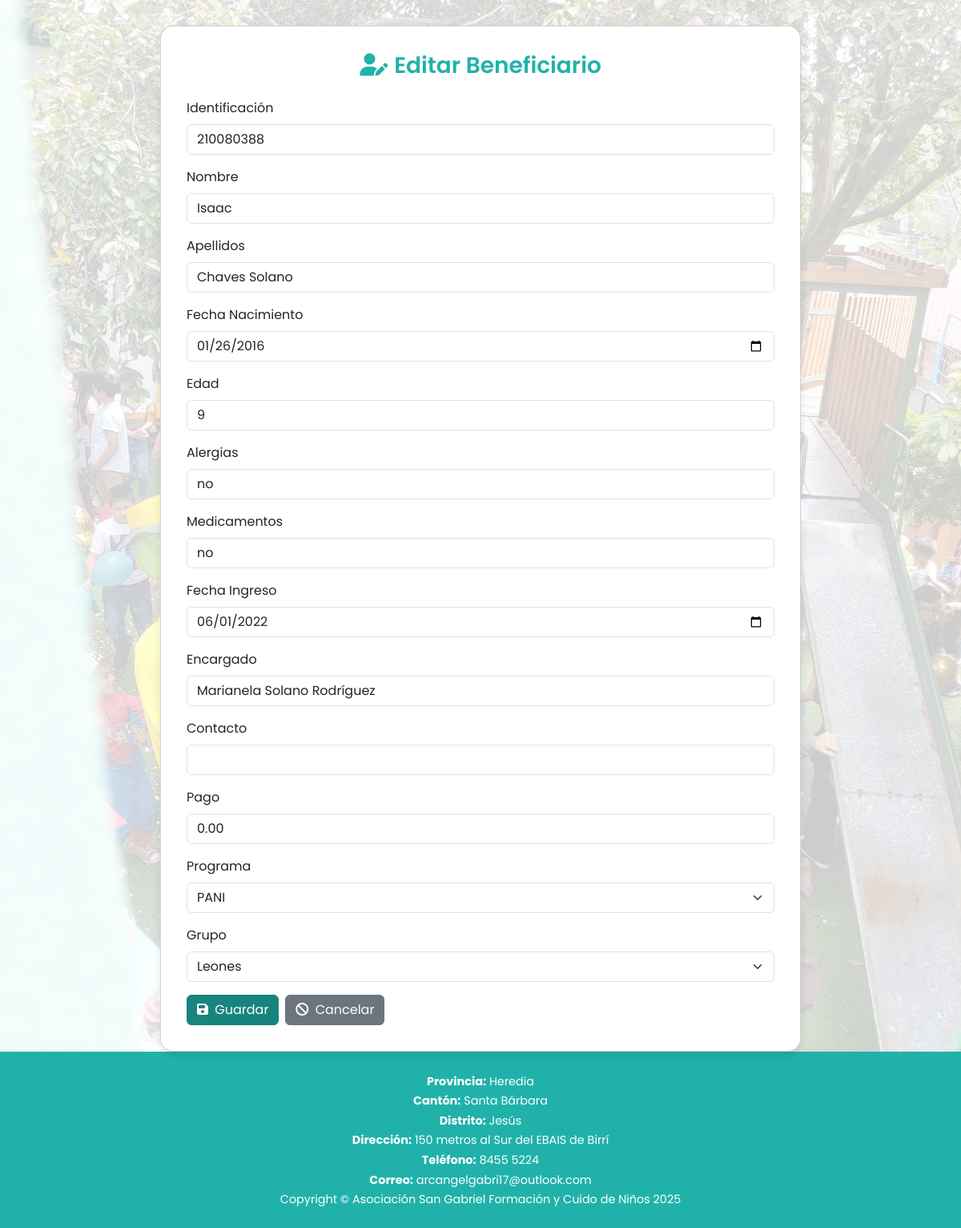
/Views/Beneficiarios/editarBeneficiario.php?id=15 (signed in), run on the app's committed database.
### tables this page shows
CREATE TABLE `tbl_beneficiarios` (
  `id_beneficiario` int NOT NULL AUTO_INCREMENT,
  `identificacion` varchar(15) NOT NULL,
  `nombre` varchar(50) NOT NULL,
  `apellidos` varchar(100) NOT NULL,
  `fecha_nacimiento` date NOT NULL,
  `edad` int NOT NULL,
  `alergias` varchar(100) DEFAULT NULL,
  `medicamentos` varchar(100) DEFAULT NULL,
  `fecha_ingreso` date NOT NULL,
  `encargado` varchar(100) NOT NULL,
  `contacto` varchar(50) NOT NULL,
  `pago` decimal(10,2) DEFAULT NULL,
  `id_programa` int DEFAULT NULL,
  `id_grupo` int DEFAULT NULL,
  PRIMARY KEY (`id_beneficiario`),
  KEY `id_programa` (`id_programa`),
  KEY `id_grupo` (`id_grupo`),
  CONSTRAINT `tbl_beneficiarios_ibfk_1` FOREIGN KEY (`id_programa`) REFERENCES `tbl_programas` (`id_programa`),
  CONSTRAINT `tbl_beneficiarios_ibfk_2` FOREIGN KEY (`id_grupo`) REFERENCES `tbl_grupos` (`id_grupo`)
);

CREATE TABLE `tbl_programas` (
  `id_programa` int NOT NULL AUTO_INCREMENT,
  `nombre` varchar(50) NOT NULL,
  `descripcion` text,
  `tipo` varchar(50) DEFAULT NULL,
  `estado` tinyint(1) DEFAULT '1',
  PRIMARY KEY (`id_programa`)
);

CREATE TABLE `tbl_grupos` (
  `id_grupo` int NOT NULL AUTO_INCREMENT,
  `codigo` varchar(10) NOT NULL,
  `nombre` varchar(50) NOT NULL,
  `descripcion` text,
  `nivel` varchar(50) DEFAULT NULL,
  `fecha_inicio` date DEFAULT NULL,
  `fecha_fin` date DEFAULT NULL,
  `estado` tinyint(1) DEFAULT '1',
  PRIMARY KEY (`id_grupo`)
);

### Views/Beneficiarios/editarBeneficiario.php (the view, shortened to what this page needs)
<?php
$cn = abrirConexion();
$id = isset($_GET['id']) ? (int) $_GET['id']: 0;
$stmt = $cn->prepare("SELECT * FROM tbl_beneficiarios WHERE id_beneficiario = ?");
$stmt->bind_param("i", $id);
$stmt->execute();
$res = $stmt->get_result();
$beneficiario = $res->fetch_assoc();
$programas = $cn->query("SELECT id_programa, nombre FROM tbl_programas");
$grupos = $cn->query("SELECT id_grupo, nombre FROM tbl_grupos");
?>
<!DOCTYPE html>
<html lang="en">
<head>
    <link href="../../Assets/css/bootstrap.min.css" rel="stylesheet">
    <link href="../../Assets/css/customStyles/editarBeneficiarioStyle.css" rel="stylesheet">
    <link href="https://cdnjs.cloudflare.com/ajax/libs/font-awesome/6.5.2/css/all.min.css" rel="stylesheet">
</head>
<body>
    <main>
        <div class="card">
            <h3 class="text-center mb-4" style="color: #20b2aa; font-weight: 600;">
                <i class="fas fa-user-edit me-2"></i>Editar Beneficiario
            </h3>
            <form method="POST">
                <div class="mb-3">
                    <label class="form-label">Identificación</label>
                    <input type="text" name="identificacion" class="form-control"
                        value="<?= htmlspecialchars($beneficiario['identificacion']) ?>" required>
                </div>
                <div class="mb-3">
                    <label class="form-label">Nombre</label>
                    <input type="text" name="nombre" class="form-control"
                        value="<?= htmlspecialchars($beneficiario['nombre']) ?>" required>
                </div>
                <div class="mb-3">
                    <label class="form-label">Apellidos</label>
                    <input type="text" name="apellidos" class="form-control"
                        value="<?= htmlspecialchars($beneficiario['apellidos']) ?>" required>
                </div>
                <div class="mb-3">
                    <label for="fecha_nacimiento" class="form-label">Fecha Nacimiento</label>
                    <input type="date" class="form-control" id="fecha_nacimiento" name="fecha_nacimiento"
                        value="<?= htmlspecialchars($beneficiario['fecha_nacimiento']) ?>" required>
                </div>
                <div class="mb-3">
                    <label class="form-label">Edad</label>
                    <input type="number" name="edad" class="form-control"
                        value="<?= htmlspecialchars($beneficiario['edad']) ?>" required>
                </div>
                <div class="mb-3">
                    <label class="form-label">Alergias</label>
                    <input type="text" name="alergias" class="form-control"
                        value="<?= htmlspecialchars($beneficiario['alergias']) ?>">
                </div>
                <div class="mb-3">
                    <label class="form-label">Medicamentos</label>
                    <input type="text" name="medicamentos" class="form-control"
                        value="<?= htmlspecialchars($beneficiario['medicamentos']) ?>">
                </div>
                <div class="mb-3">
                    <label for="fecha_ingreso" class="form-label">Fecha Ingreso</label>
                    <input type="date" class="form-control" id="fecha_ingreso" name="fecha_ingreso"
                        value="<?= htmlspecialchars($beneficiario['fecha_ingreso']) ?>" required>
                </div>
                <div class="mb-3">
                    <label class="form-label">Encargado</label>
                    <input type="text" name="encargado" class="form-control"
                        value="<?= htmlspecialchars($beneficiario['encargado']) ?>" required>
                </div>
                <div class="mb-3">
                    <label class="form-label">Contacto</label>
                    <input type="number" name="contacto" class="form-control"
                        value="<?= htmlspecialchars($beneficiario['contacto']) ?>" required>
                </div>
                <div class="mb-3">
                    <label class="form-label">Pago</label>
                    <input type="number" name="pago" class="form-control"
                        value="<?= htmlspecialchars($beneficiario['pago']) ?>">
                </div>
                <div class="mb-3">
                    <label class="form-label">Programa</label>
                    <select name="id_programa" class="form-select" required>
                        <?php while ($p = $programas->fetch_assoc()): ?>
                            <option value="<?= $p['id_programa'] ?>" <?= $beneficiario['id_programa'] == $p['id_programa'] ? 'selected' : '' ?>>
                                <?= htmlspecialchars($p['nombre']) ?>
                            </option>
                        <?php endwhile; ?>
                    </select>
                </div>
                <div class="mb-3">
                    <label class="form-label">Grupo</label>
                    <select name="id_grupo" class="form-select" required>
                        <?php while ($g = $grupos->fetch_assoc()): ?>
                            <option value="<?= $g['id_grupo'] ?>" <?= $beneficiario['id_grupo'] == $g['id_grupo'] ? 'selected' : '' ?>>
                                <?= htmlspecialchars($g['nombre']) ?>
                            </option>
                        <?php endwhile; ?>
                    </select>
                </div>
                <div class="d-flex gap-2">
                    <button type="submit" class="btn btn-success">
                        <i class="fa-solid fa-save me-1"></i> Guardar
                    </button>
                    <a href="listaBeneficiarios.php" class="btn btn-secondary">
                        <i class="fa-solid fa-ban me-1"></i> Cancelar
                    </a>
                </div>
            </form>
        </div>
    </main>
    <footer>
        <?php include '../Layout/footer.php' ?>
    </footer>
</body>
</html>

### Assets/css/customStyles/editarBeneficiarioStyle.css (style rules this page uses)
body { font-family: 'Poppins', sans-serif; background-color: #f0f9ff; }
main { background: url("../../img/background.jpg") center no-repeat; background-size: cover; min-height: 80vh; position: relative; display: flex; align-items: center; justify-content: center; }
main::before { content: ""; position: absolute; top: 0; left: 0; width: 100%; height: 100%; background-color: rgba(255, 255, 255, 0.8); z-index: 1; }
main>* { position: relative; z-index: 2; }
.card { padding: 2rem; margin-top: 2rem; width: 100%; max-width: 800px; border-radius: 1rem; box-shadow: 0 4px 10px rgba(0, 0, 0, 0.1); background-color: white; }
.btn-success { background-color: #17847e; border-color: #17847e; }
footer { background-color: #20b2aa; color: white; padding: 12px 20px; text-align: center; font-size: 0.9rem; }

### data on the page
tbl_beneficiarios: identificacion "210080388", nombre "Isaac", apellidos "Chaves Solano", fecha_nacimiento "01/26/2016", edad "9", alergias "no", medicamentos "no", fecha_ingreso "06/01/2022", encargado "Marianela Solano Rodríguez", pago "0.00", id_programa "PANI", id_grupo "Leones"

### other printed values
$label "Provincia"
$value "Heredia"
$label "Cantón"
$value "Santa Bárbara"
$label "Distrito"
$value "Jesús"
$label "Dirección"
$value "150 metros al Sur del EBAIS de Birrí"
$label "Teléfono"
$value "8455 5224"
$label "Correo"
$value "arcangelgabri17@outlook.com"
